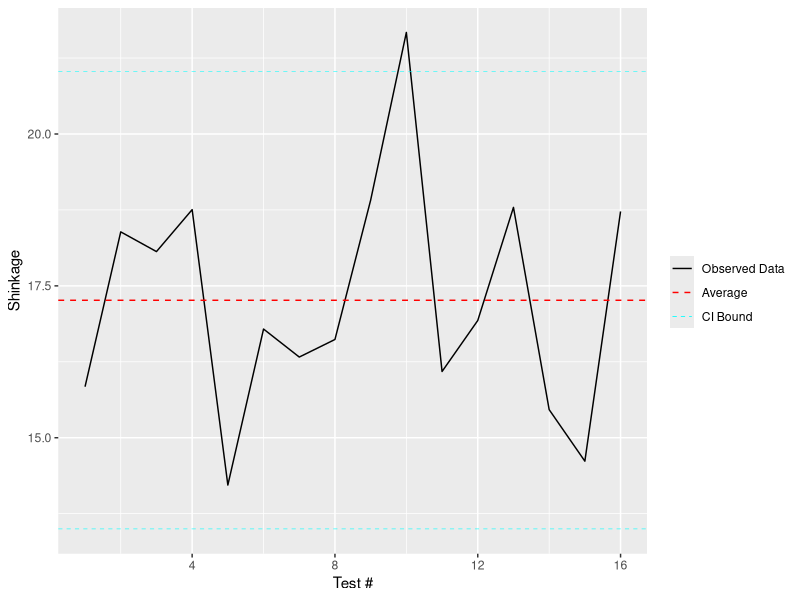
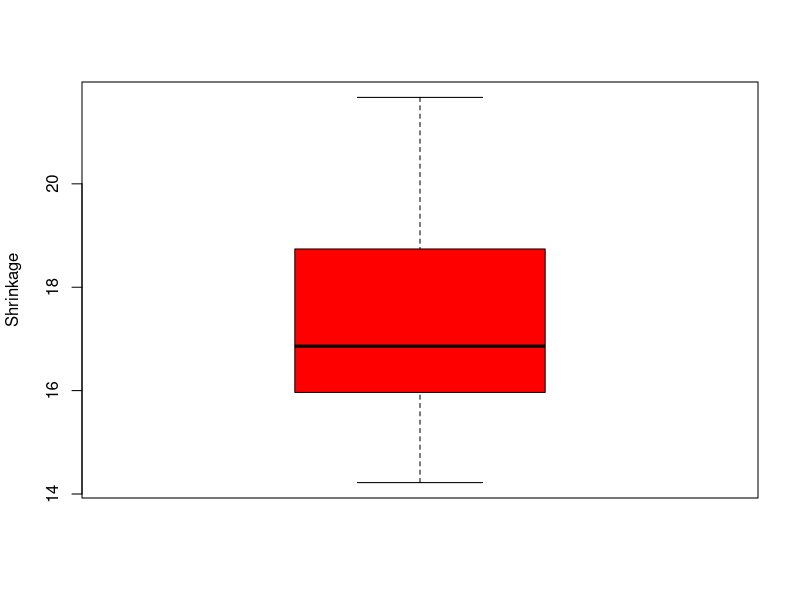

The R source for these figures, in order:
pilot <- read.csv("Pilot_tests.csv", header = TRUE)
library(ggplot2)
library(xtable)

average <- mean(pilot$shrinkage)
sdPilot <- sd(pilot$shrinkage)
ciBounds <- average + 1.96*c(-1, 1)*sdPilot
setwd("~/Documents/School/BYU 2017-2018/Winter 2018/531/Project")
pdf("linePilot.pdf", height = 4, width = 4)
(ggplot(data = pilot, aes(x=X, y = shrinkage, group=1)) + 
    geom_line(aes(color = "Observed Data")) + xlab("Test #") + ylab("Shinkage") + 
    geom_hline(aes(yintercept = average,color="Average"),
               linetype = "dashed")+
    geom_hline(aes(yintercept = ciBounds[1], color="CI Bound"),
               linetype="dashed", size = 0.2)+
    geom_hline(aes(yintercept = ciBounds[2], color="CI Bound"),
               linetype="dashed", size = 0.2)+
    scale_colour_manual("", 
                        breaks = c("Observed Data", "Average", "CI Bound"),
                        values = c("Observed Data"="black", "Average"="red", 
                                   "CI Bound"="cyan"))
    )
dev.off()
sumPilot <- t(summary(pilot$shrinkage))
xtable(sumPilot, digits = 4)
#ggplot(data = pilot, aes(x=shrinkage, group=1)) + geom_histogram(binwidth = 1)
pdf("residPilot.pdf", width = 4, height = 4)
boxplot(pilot$shrinkage, col = "red", freq = FALSE, breaks = 16,
     main = "", ylab = "Shrinkage")
dev.off()
